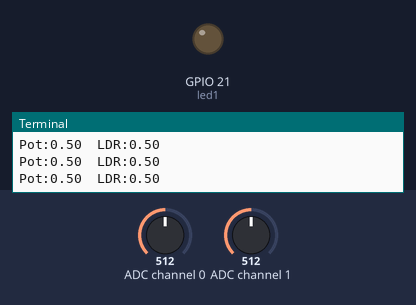
Bench run of a program on a simulated Raspberry Pi (BCM pin numbers). Parts: output pins drawn as LEDs (lit = HIGH), the last lines printed to the terminal. The inputs (shaded band) are chosen by the test bench; at power-on: ADC channel 1 = 512, ADC channel 0 = 512 (analog values on the 0–1023 scale).

Above: at 1.2 s.
1.3 s: ADC channel 1 set to 501
At 2.4 s:
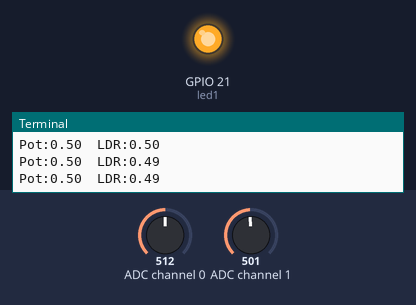
3.0 s: ADC channel 1 set to 716
At 3.6 s:
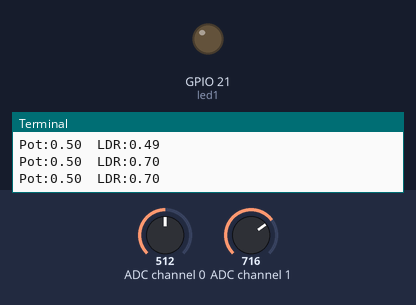
4.5 s: ADC channel 1 set to 511
At 4.9 s:
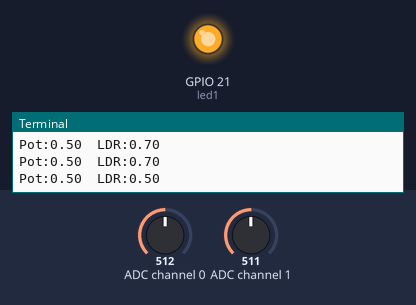
Timing chart, 0 to 7.5 s (numbered marks = the images above; inputs shaded):
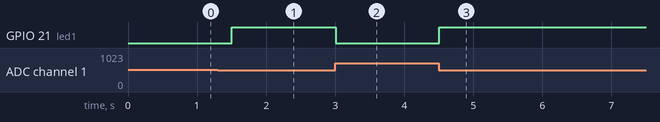

The program:

mcp3008.py
```python
from gpiozero import MCP3008,LED
from time import sleep

pot = MCP3008(0) # Pot is connected to CH0
ldr = MCP3008(1) # LDR is connected to CH1
led1 = LED(21)

thresh = 0.5 # set threshold level to differentiate between light and dark

while True:
	print("Pot:{:.2f}  LDR:{:.2f}".format(pot.value,ldr.value))
	sleep(0.5)
	if ldr.value < thresh:
		led1.on()
	else:
		led1.off()
```

Measured:
- the behaviour switches between 512 and 511 on ADC channel 1 (found by bisection; images 0 and 1)
- after the input at 1.3 s, GPIO 21 (led1): LOW → HIGH after 0.20 s
- after the input at 3.0 s, GPIO 21 (led1): HIGH → LOW at once
- after the input at 4.5 s, GPIO 21 (led1): LOW → HIGH at once
